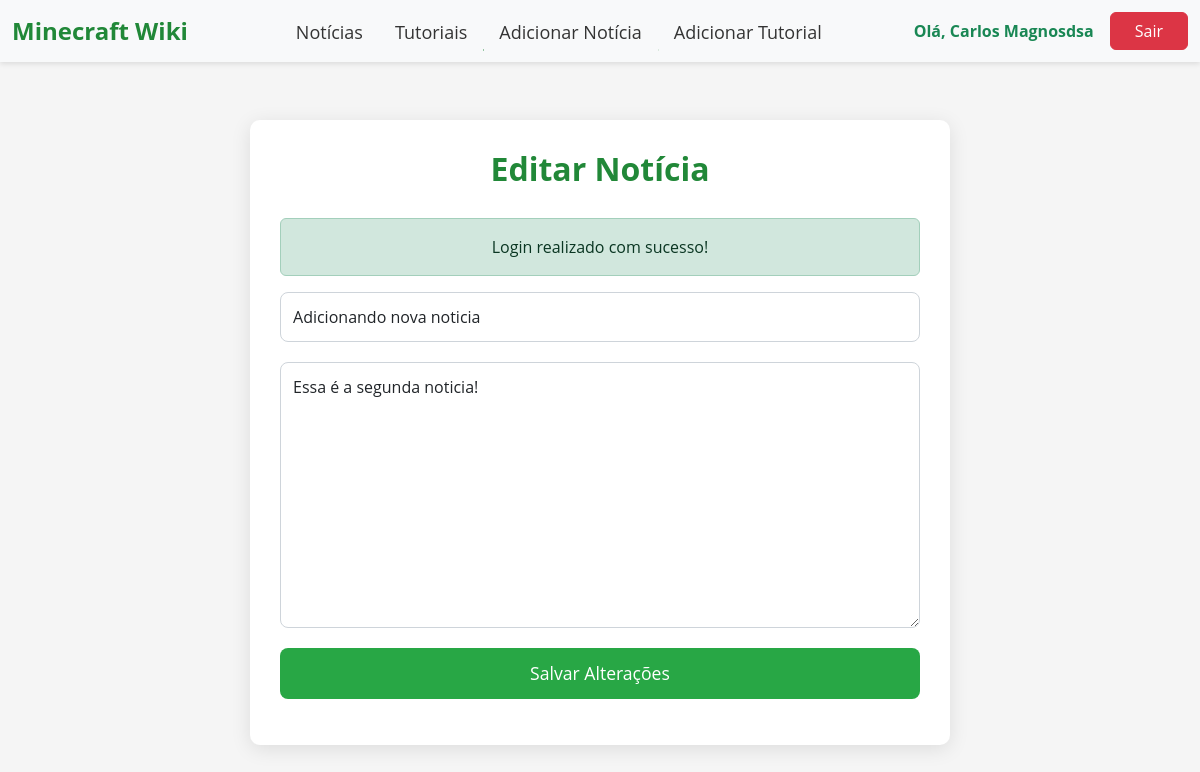
/KawanProjeto/editarNoticia.php?id=4 (signed in), run on the app's committed database.
### tables this page shows
CREATE TABLE `noticias` (
  `id` int(11) NOT NULL,
  `titulo` varchar(255) NOT NULL,
  `conteudo` text NOT NULL,
  `data_publicacao` datetime DEFAULT current_timestamp(),
  `autor_id` int(11) NOT NULL
);

### KawanProjeto/editarNoticia.php (the view, shortened to what this page needs)
<?php
require_once 'conexaoBd.php';
require_once 'header.php';
$noticia = null;
if (isset($_GET['id']) && !empty($_GET['id'])) {
    $noticia_id = $_GET['id'];
    $sql = "SELECT id, titulo, conteudo, autor_id FROM noticias WHERE id = ?";
    if ($stmt = $conn->prepare($sql)) {
        $stmt->bind_param("i", $noticia_id);
        $stmt->execute();
        $result = $stmt->get_result();
        if ($result->num_rows > 0) {
            $noticia = $result->fetch_assoc();
        } else {
            $_SESSION['error_message'] = 'Notícia não encontrada.';
            header('Location: noticias.php');
            exit();
        }
    } else {
        $_SESSION['error_message'] = 'Erro na preparação da query: ' . $conn->error;
        header('Location: noticias.php');
        exit();
    }
} else {
    $_SESSION['error_message'] = 'ID da notícia não especificado para edição.';
    header('Location: noticias.php');
    exit();
}
?>
<!DOCTYPE html>
<html lang="pt-BR">
<head>
    <link href="https://cdn.jsdelivr.net/npm/bootstrap@5.3.0/dist/css/bootstrap.min.css" rel="stylesheet" />
    <link rel="stylesheet" href="https://cdnjs.cloudflare.com/ajax/libs/font-awesome/6.0.0-beta3/css/all.min.css">
</head>
<body>
    <div class="container form-container">
        <h2>Editar Notícia</h2>
        <?php
        if (isset($_SESSION['success_message'])) {
            echo '<div class="alert alert-success text-center">' . $_SESSION['success_message'] . '</div>';
        }
        ?>
        <?php if ($noticia): ?>
            <form action="actionEditarNoticia.php" method="POST">
                <div class="mb-3">
                    <input type="text" class="form-control" name="titulo" placeholder="Título da Notícia"
                           value="<?php echo htmlspecialchars($noticia['titulo']); ?>" required>
                </div>
                <div class="mb-3">
                    <textarea class="form-control" name="conteudo" rows="10" placeholder="Escreva o conteúdo completo da notícia aqui..." required><?php echo htmlspecialchars($noticia['conteudo']); ?></textarea>
                </div>
                <button type="submit" class="btn btn-submit">Salvar Alterações</button>
            </form>
        <?php else: ?>
            <p>Não foi possível carregar a notícia para edição.</p>
            <a href="noticias.php" class="btn btn-primary mt-3">Voltar para Notícias</a>
        <?php endif; ?>
    </div>
</body>
</html>

### KawanProjeto/header.php (style rules this page uses)
body { padding-top: 70px; }

### KawanProjeto/editarNoticia.php (style rules this page uses)
body { font-family: 'Open Sans', sans-serif; background-color: #f5f5f5; padding-top: 70px; }
.form-container { max-width: 700px; margin: 50px auto; padding: 30px; background-color: #fff; border-radius: 10px; box-shadow: 0 4px 20px rgba(0, 0, 0, 0.1); text-align: center; }
.form-container h2 { color: #218838; margin-bottom: 30px; font-weight: 700; }
.form-control { border-radius: 8px; padding: 12px; margin-bottom: 20px; border: 1px solid #ced4da; width: 100%; }
textarea.form-control { min-height: 150px; resize: vertical; }
.btn-submit { background-color: #28a745; color: #fff; padding: 12px 30px; border: none; border-radius: 8px; font-size: 1.1rem; cursor: pointer; transition: background-color 0.3s ease; width: 100%; }
.alert { margin-top: 20px; }

### data on the page
noticias: titulo "Adicionando nova noticia", conteudo "Essa é a segunda noticia!"

### other printed values
$_SESSION['usuario_nome'] "Carlos Magnosdsa"
$_SESSION['success_message'] "Login realizado com sucesso!"
